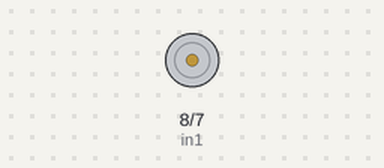
This sketch was run on a simulated Arduino Uno, built with avr-gcc and run on an emulated ATmega328P. On the bench: motor-driver pin pairs drawn as motors (green arrow = first pin HIGH = forward, orange = second pin HIGH = backward, longer = more drive).

Above: at 1.5 s.
At 4.5 s:
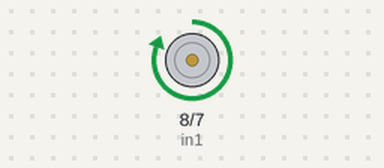
At 10.5 s:
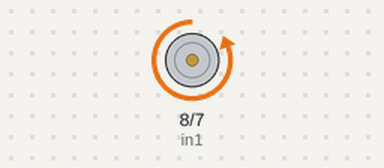
Timing chart, 0 to 15.6 s (numbered marks = the images above):
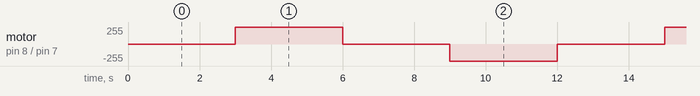

The sketch:

testMoteurCC.ino
```cpp
int in1 = 8;
int in2 = 7;


void setup() {
  pinMode(in1,OUTPUT);
  pinMode(in2,OUTPUT);
}

void loop() {

  digitalWrite(in1,0);
  digitalWrite(in2,0);
  delay(3000);

  digitalWrite(in1,1);
  digitalWrite(in2,0);
  delay(3000);

  digitalWrite(in1,0);
  digitalWrite(in2,0);
  delay(3000);

  digitalWrite(in1,0);
  digitalWrite(in2,1);
  delay(3000);

}
```

Measured:
- by itself, motor on pin 8 (in1) / pin 7 (in2): repeats every 12.0 s: stopped 3.0 s, backward 255/255 3.0 s, stopped 3.0 s, forward 255/255 3.0 s
